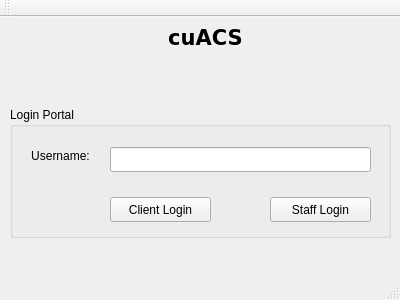
<?xml version="1.0" encoding="UTF-8"?>
<ui version="4.0">
 <class>MainWindow</class>
 <widget class="QMainWindow" name="MainWindow">
  <property name="geometry">
   <rect>
    <x>0</x>
    <y>0</y>
    <width>400</width>
    <height>300</height>
   </rect>
  </property>
  <property name="windowTitle">
   <string>MainWindow</string>
  </property>
  <widget class="QWidget" name="centralWidget">
   <widget class="QPushButton" name="staffButton">
    <property name="geometry">
     <rect>
      <x>270</x>
      <y>180</y>
      <width>101</width>
      <height>25</height>
     </rect>
    </property>
    <property name="text">
     <string>Staff Login</string>
    </property>
   </widget>
   <widget class="QPushButton" name="clientButton">
    <property name="geometry">
     <rect>
      <x>110</x>
      <y>180</y>
      <width>101</width>
      <height>25</height>
     </rect>
    </property>
    <property name="text">
     <string>Client Login</string>
    </property>
   </widget>
   <widget class="QLineEdit" name="username">
    <property name="geometry">
     <rect>
      <x>110</x>
      <y>130</y>
      <width>261</width>
      <height>25</height>
     </rect>
    </property>
   </widget>
   <widget class="QLabel" name="userLabel">
    <property name="geometry">
     <rect>
      <x>20</x>
      <y>130</y>
      <width>81</width>
      <height>17</height>
     </rect>
    </property>
    <property name="text">
     <string>Username:</string>
    </property>
    <property name="alignment">
     <set>Qt::AlignCenter</set>
    </property>
   </widget>
   <widget class="QLabel" name="label">
    <property name="geometry">
     <rect>
      <x>150</x>
      <y>10</y>
      <width>111</width>
      <height>21</height>
     </rect>
    </property>
    <property name="font">
     <font>
      <family>DejaVu Sans</family>
      <pointsize>16</pointsize>
      <weight>75</weight>
      <bold>true</bold>
     </font>
    </property>
    <property name="text">
     <string>cuACS</string>
    </property>
    <property name="alignment">
     <set>Qt::AlignCenter</set>
    </property>
   </widget>
   <widget class="QGroupBox" name="groupBox">
    <property name="geometry">
     <rect>
      <x>10</x>
      <y>90</y>
      <width>381</width>
      <height>131</height>
     </rect>
    </property>
    <property name="title">
     <string>Login Portal</string>
    </property>
   </widget>
   <zorder>groupBox</zorder>
   <zorder>staffButton</zorder>
   <zorder>clientButton</zorder>
   <zorder>username</zorder>
   <zorder>userLabel</zorder>
   <zorder>label</zorder>
  </widget>
  <widget class="QMenuBar" name="menuBar">
   <property name="geometry">
    <rect>
     <x>0</x>
     <y>0</y>
     <width>400</width>
     <height>22</height>
    </rect>
   </property>
  </widget>
  <widget class="QToolBar" name="mainToolBar">
   <attribute name="toolBarArea">
    <enum>TopToolBarArea</enum>
   </attribute>
   <attribute name="toolBarBreak">
    <bool>false</bool>
   </attribute>
  </widget>
  <widget class="QStatusBar" name="statusBar"/>
 </widget>
 <layoutdefault spacing="6" margin="11"/>
 <resources/>
 <connections/>
</ui>
